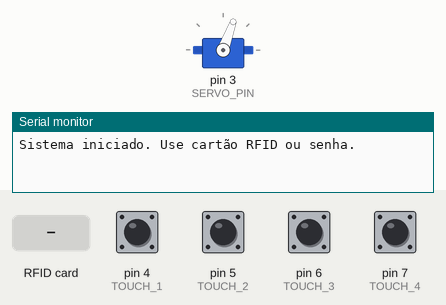
This sketch was run on a simulated Arduino Uno, built with avr-gcc and run on an emulated ATmega328P. On the bench: servo, the last lines printed to the serial monitor. The test bench sets the inputs (shaded band); at power-on: pin 4 (TOUCH_1), pin 5 (TOUCH_2), pin 6 (TOUCH_3), pin 7 (TOUCH_4) LOW.

Above: at 1.2 s.
1.3 s: RFID card 32 5B 03 10 held to the reader
At 2.1 s:
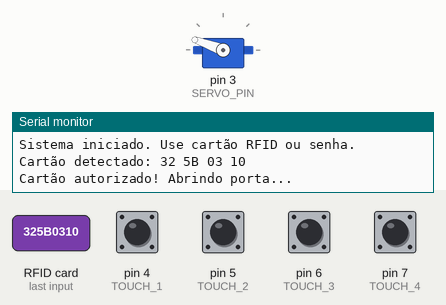
5.9 s: RFID card E9 1B 71 8B held to the reader
At 9.4 s:
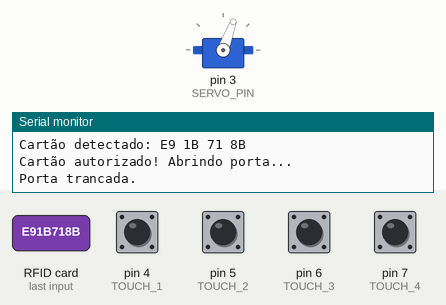
Timing chart, 0 to 10.9 s (numbered marks = the images above; inputs shaded):
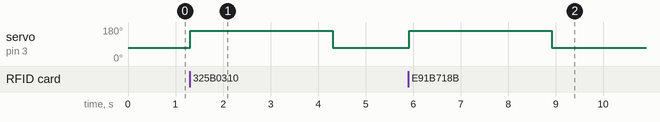

Measured:
- after the input at 1.3 s, servo on pin 3 (SERVO_PIN): 70° → 160° at once, → 70° 3.0 s later
- after the input at 5.9 s, servo on pin 3 (SERVO_PIN): 70° → 160° at once, → 70° 3.0 s later

The sketch:

sketch_rfid.ino
```cpp
#include <Servo.h>
#include <SPI.h>
#include <MFRC522.h>

// ----- PINOS -----
#define SS_PIN 10
#define RST_PIN 9
#define SERVO_PIN 3

#define TOUCH_1 4
#define TOUCH_2 5
#define TOUCH_3 6
#define TOUCH_4 7

// ----- OBJETOS -----
MFRC522 rfid(SS_PIN, RST_PIN);
Servo servo;

// ----- DADOS -----
String validUIDs[] = {
  "32 5B 03 10",
  "E9 1B 71 8B"
};

const int senhaCorreta[4] = {1, 3, 2, 4};
int entradaUsuario[4];
int posicao = 0;

void setup() {
  Serial.begin(9600);

  // Inicializa RFID
  SPI.begin();
  rfid.PCD_Init();

  // Inicializa Servo
  servo.attach(SERVO_PIN);
  servo.write(70); // Porta fechada

  // Inicializa entradas do teclado
  pinMode(TOUCH_1, INPUT);
  pinMode(TOUCH_2, INPUT);
  pinMode(TOUCH_3, INPUT);
  pinMode(TOUCH_4, INPUT);

  Serial.println("Sistema iniciado. Use cartão RFID ou senha.");
}

void loop() {
  verificarCartao();
  verificarTeclado();
  delay(100);
}

// ----- FUNÇÃO RFID -----
void verificarCartao() {
  if (!rfid.PICC_IsNewCardPresent() || !rfid.PICC_ReadCardSerial()) return;

  String uidLido = "";
  for (byte i = 0; i < rfid.uid.size; i++) {
    if (rfid.uid.uidByte[i] < 0x10) uidLido += "0";
    uidLido += String(rfid.uid.uidByte[i], HEX);
    if (i < rfid.uid.size - 1) uidLido += " ";
  }
  uidLido.toUpperCase();

  Serial.print("Cartão detectado: ");
  Serial.println(uidLido);

  for (String uid : validUIDs) {
    if (uidLido == uid) {
      Serial.println("Cartão autorizado! Abrindo porta...");
      abrirPorta();
      break;
    }
  }

  rfid.PICC_HaltA();
  rfid.PCD_StopCrypto1();
}

// ----- FUNÇÃO TECLADO -----
void verificarTeclado() {
  if (digitalRead(TOUCH_1) == HIGH) registrarToque(1, TOUCH_1);
  if (digitalRead(TOUCH_2) == HIGH) registrarToque(2, TOUCH_2);
  if (digitalRead(TOUCH_3) == HIGH) registrarToque(3, TOUCH_3);
  if (digitalRead(TOUCH_4) == HIGH) registrarToque(4, TOUCH_4);
}

void registrarToque(int valor, int pino) {
  while (digitalRead(pino) == HIGH); // Espera soltar o botão

  entradaUsuario[posicao] = valor;
  Serial.print("Botão pressionado: ");
  Serial.println(valor);
  posicao++;

  if (posicao == 4) {
    verificarSenha();
    posicao = 0;
  }
}

void verificarSenha() {
  Serial.print("Você digitou: ");
  for (int i = 0; i < 4; i++) {
    Serial.print(entradaUsuario[i]);
    Serial.print(" ");
  }
  Serial.println();

  bool correta = true;
  for (int i = 0; i < 4; i++) {
    if (entradaUsuario[i] != senhaCorreta[i]) {
      correta = false;
      break;
    }
  }

  if (correta) {
    Serial.println("Senha correta! Abrindo porta...");
    abrirPorta();
  } else {
    Serial.println("Senha incorreta!");
  }
}

void abrirPorta() {
  servo.write(160); // Abre
  delay(3000);
  servo.write(70);  // Fecha
  Serial.println("Porta trancada.");
}
```
